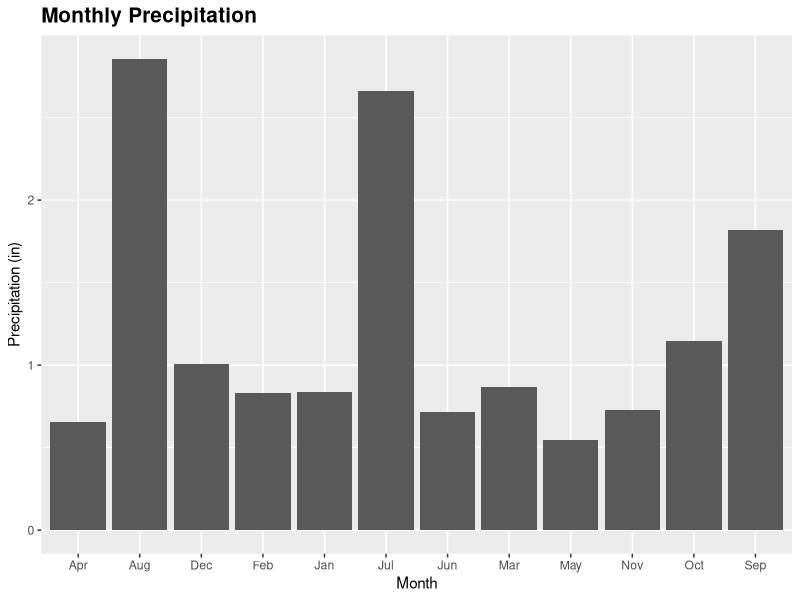
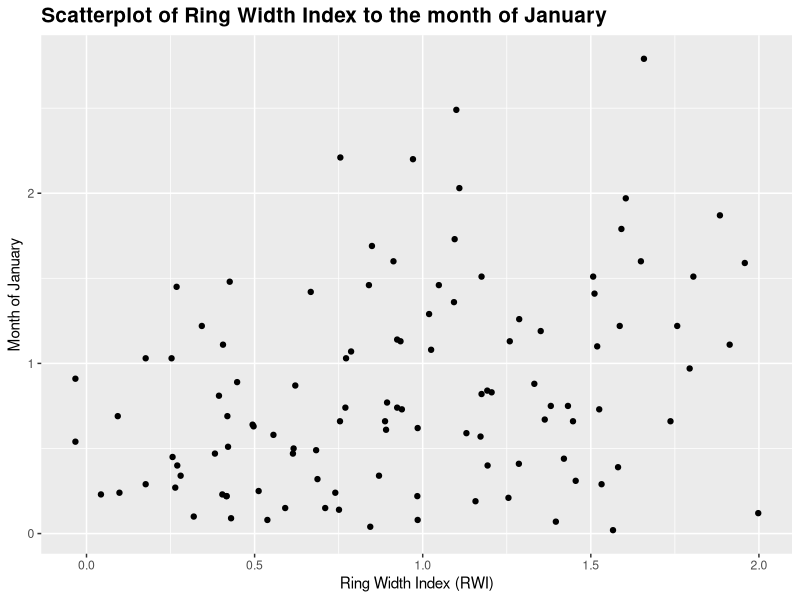
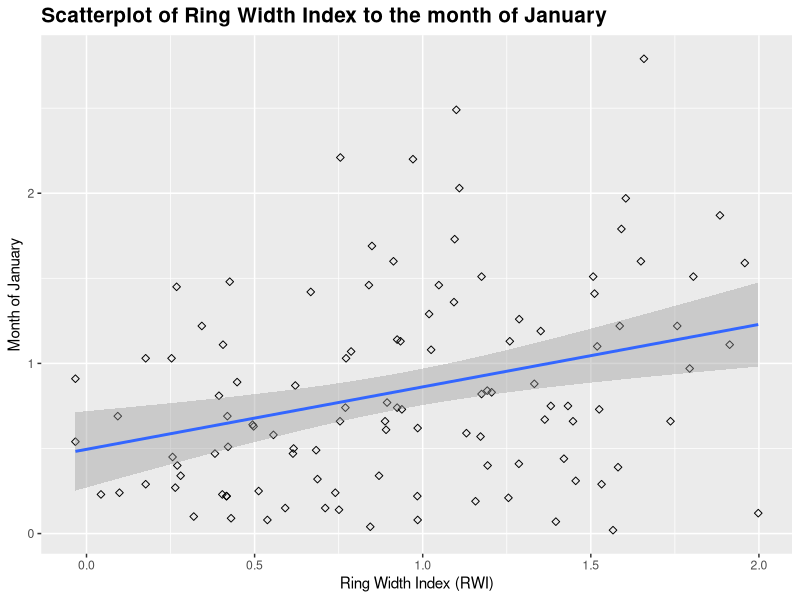
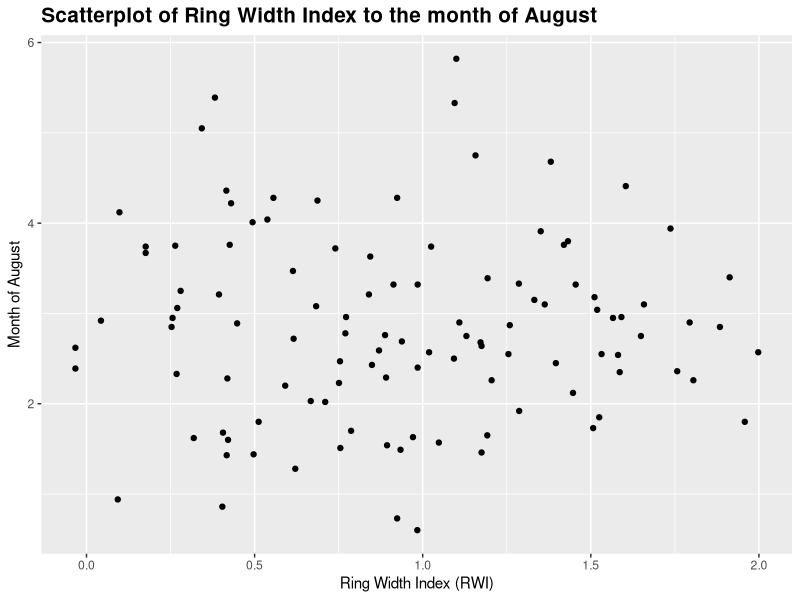
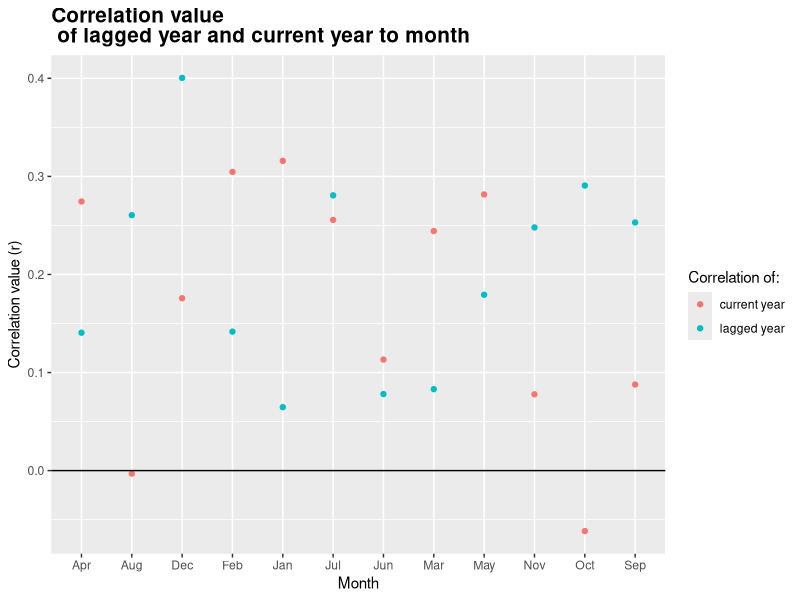

Source code (R) for these figures, in order:
## ---- chunk 1
setwd("~/GEOG415/klandolt/homework2")
library(ggplot2)
library(dplyr)
library(tidyr)
library(magrittr)
precip <- read.csv('data/precip.csv')
rwi <- read.csv('data/rwi.csv')
## ---- chunk 2
temp.data <- gather(data=precip, key=month, value=precip, -year)
temp.data$precip[temp.data$precip<0]<- NA
tidy.precip <- arrange(temp.data, year, month)
temp.data <- mutate(tidy.precip, date.str = paste(year, month, '01'))
temp.data <- mutate(temp.data, date=as.Date(date.str, '%Y %B %d'))
temp.data <- group_by(tidy.precip, month)
temp.data <- summarize(temp.data, precip=mean(precip, na.rm=TRUE))
ggplot(temp.data, aes(month, precip)) + geom_bar(stat='identity') + labs(y='Precipitation (in)', x='Month') + ggtitle('Monthly Precipitation') + theme(plot.title = element_text(lineheight=.8, face="bold", size=15))
## ---- chunk 3

rwi.precip <- left_join(precip, rwi, by='year')
ggplot(data=rwi.precip) + geom_point(aes(x=rwi, y=Jan)) + labs(x='Ring Width Index (RWI)', y= 'Month of January') + ggtitle('Scatterplot of Ring Width Index to the month of January') + theme(plot.title = element_text(lineheight=.8, face="bold", size=15))


#test ggplot with geom_smooth

ggplot(data=rwi.precip, aes(x=rwi, y=Jan)) + geom_point(shape=5) + labs(x='Ring Width Index (RWI)', y= 'Month of January') + ggtitle('Scatterplot of Ring Width Index to the month of January') + theme(plot.title = element_text(lineheight=.8, face="bold", size=15)) + geom_smooth(method=lm)


## ---- chunk 4
rwi.precip <- left_join(precip, rwi, by='year')
ggplot(data=rwi.precip) + geom_point(aes(x=rwi, y=Aug)) + labs(x='Ring Width Index (RWI)', y= 'Month of August') + ggtitle('Scatterplot of Ring Width Index to the month of August') + theme(plot.title = element_text(lineheight=.8, face="bold", size=15))

#test ggplot with geom_smooth

# ggplot(data=rwi.precip, aes(x=rwi, y=Aug)) + geom_point(shape=5) + labs(x='Ring Width Index (RWI)', y= 'Month of August') + ggtitle('Scatterplot of Ring Width Index to the month of August') + theme(plot.title = element_text(lineheight=.8, face="bold", size=15)) + geom_smooth(method=lm)

## ---- chunk 5

tidy.precip <- gather(data=precip, key=month, value=precip, -year) %>%
  arrange(year,month) %>%
  filter(precip >= 0)
rwi.precip <- left_join(rwi, tidy.precip,  by='year') %>% filter(year >= 1895)
cor <- rwi.precip %>% group_by(month) %>% summarise(r=cor(rwi,precip))
cor1 <- rwi.precip %>% group_by(month) %>% summarise(r=cor(rwi, precip, use='complete.obs'))
corlag <- rwi.precip %>% group_by(month) %>% summarize(r = cor(rwi, lag(precip),use='complete.obs'))
totcor <- left_join(cor, corlag, by='month')
colnames(totcor) <- c("month", "cor.r", "corlag.r")
ggplot(data=totcor) + geom_point(aes(x=month, y=cor.r, color='current year')) + geom_point(aes(x=month, y=corlag.r, color='lagged year')) + labs(color='Correlation of:') + geom_abline(intercept=0, slope=0) + labs(x='Month', y= 'Correlation value (r)') + ggtitle('Correlation value \n of lagged year and current year to month') + theme(plot.title = element_text(lineheight=.8, face="bold", size=15))

